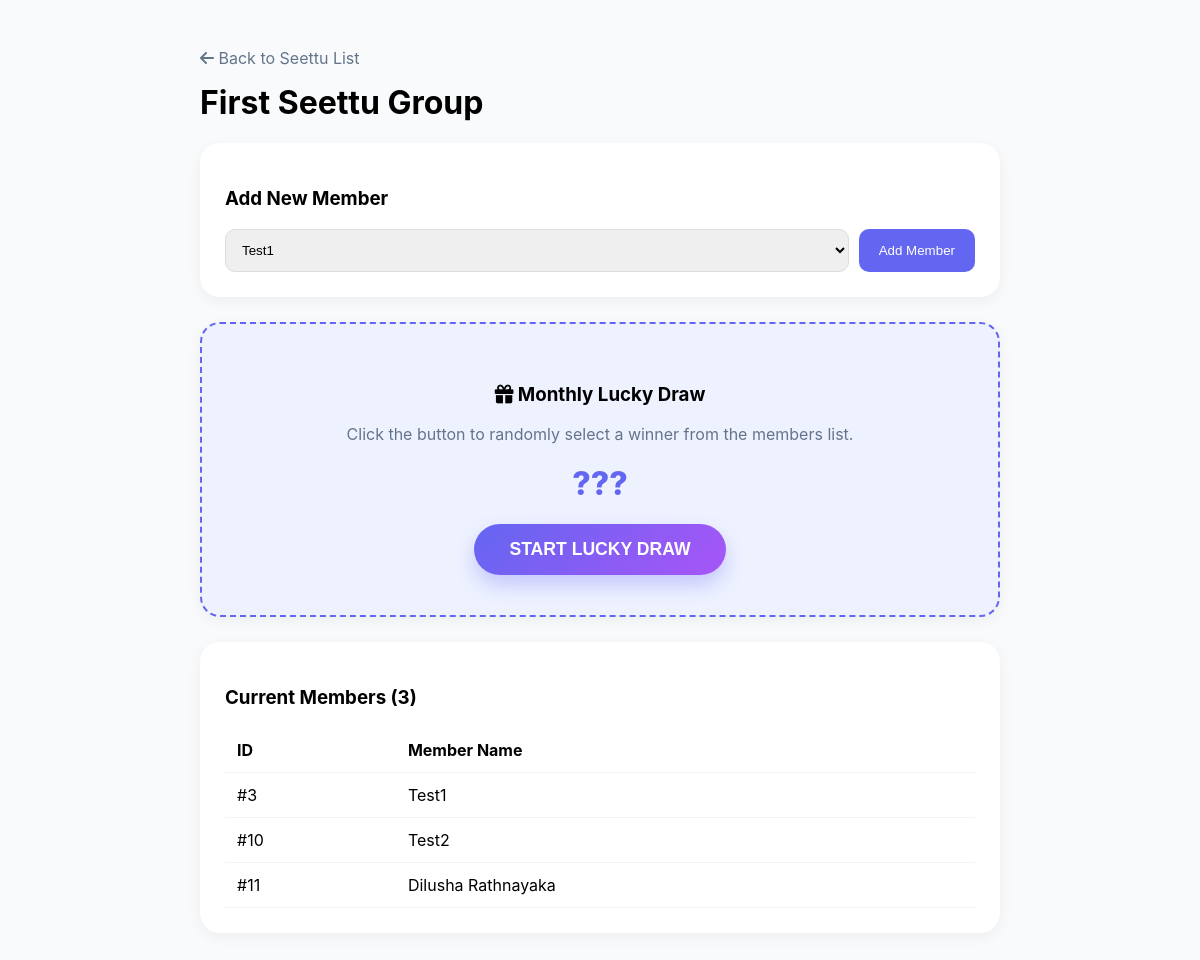
Page /view_seettu_members.php?id=7 on the committed database.
### tables this page shows
CREATE TABLE `factory_seettu` (
  `id` int NOT NULL,
  `user_id` int DEFAULT NULL,
  `group_name` varchar(100) NOT NULL,
  `monthly_amount` decimal(10,2) NOT NULL,
  `total_members` int DEFAULT '0',
  `completed_months` int DEFAULT '0',
  `payout_month` int DEFAULT NULL,
  `start_date` date NOT NULL,
  `status` enum('Active','Completed') DEFAULT 'Active',
  `total_months` int NOT NULL DEFAULT '10'
);

CREATE TABLE `users` (
  `user_id` int NOT NULL,
  `full_name` varchar(100) NOT NULL,
  `email` varchar(150) NOT NULL,
  `nic` varchar(12) NOT NULL,
  `phone` varchar(15) DEFAULT NULL,
  `factory` varchar(100) DEFAULT NULL,
  `department` varchar(100) DEFAULT NULL,
  `role` enum('admin','supervisor','user') DEFAULT 'user',
  `lang` enum('en','si','ta') DEFAULT 'en',
  `password_hash` varchar(255) NOT NULL,
  `created_at` timestamp NULL DEFAULT CURRENT_TIMESTAMP,
  `profile_pic` varchar(255) DEFAULT 'default_avatar.png'
);

### view_seettu_members.php (the view, shortened to what this page needs)
<?php
require_once 'config.php';
$seettu_id = mysqli_real_escape_string($conn, $_GET['id']);
$seettu_res = mysqli_query($conn, "SELECT * FROM factory_seettu WHERE id = '$seettu_id'");
$seettu = mysqli_fetch_assoc($seettu_res);
$members_res = mysqli_query($conn, "SELECT u.user_id, u.full_name FROM seettu_members sm
                                    JOIN users u ON sm.user_id = u.user_id WHERE sm.seettu_id = '$seettu_id'");
$members_array = [];
while($m = mysqli_fetch_assoc($members_res)) {
    $members_array[] = $m;
}
?>
<!DOCTYPE html>
<html lang="en">
<head>
    <link rel="stylesheet" href="https://cdnjs.cloudflare.com/ajax/libs/font-awesome/6.4.0/css/all.min.css">
</head>
<body>
<div style="max-width: 800px; margin: 0 auto;">
    <a href="factory_seettu.php" style="text-decoration:none; color:#64748b;"><i class="fas fa-arrow-left"></i> Back to Seettu List</a>
    <h1 style="margin-top:15px;"><?php echo $seettu['group_name']; ?></h1>
    <div class="card">
        <h3>Add New Member</h3>
        <form method="POST" style="display:flex; gap:10px; margin-top:15px;">
            <select name="user_id" style="flex:1; padding:12px; border-radius:10px; border:1px solid #ddd;">
                <?php
                $u_list = mysqli_query($conn, "SELECT user_id, full_name FROM users");
                while($u = mysqli_fetch_assoc($u_list)) echo "<option value='{$u['user_id']}'>{$u['full_name']}</option>";
                ?>
            </select>
            <button type="submit" name="add_member" class="btn-save" style="background:var(--primary);">Add Member</button>
        </form>
    </div>
    <div class="card lucky-box">
        <h3><i class="fas fa-gift"></i> Monthly Lucky Draw</h3>
        <p style="color:#64748b;">Click the button to randomly select a winner from the members list.</p>
        <div id="winner-display">???</div>
        <button type="button" onclick="startLuckyDraw()" class="btn-draw">START LUCKY DRAW</button>
    </div>
    <div class="card">
        <h3>Current Members (<?php echo count($members_array); ?>)</h3>
        <table>
            <thead><tr><th>ID</th><th>Member Name</th></tr></thead>
            <tbody>
                <?php foreach($members_array as $m): ?>
                <tr><td>#<?php echo $m['user_id']; ?></td><td><?php echo $m['full_name']; ?></td></tr>
                <?php endforeach; ?>
            </tbody>
        </table>
    </div>
</div>
</body>
</html>

### view_seettu_members.php (style rules this page uses)
:root { --primary: #6366f1; --accent: #10b981; --bg: #f8fafc; }
body { font-family: 'Inter', sans-serif; background: var(--bg); padding: 40px; }
.card { background: white; padding: 25px; border-radius: 20px; box-shadow: 0 4px 15px rgba(0,0,0,0.05); margin-bottom: 25px; }
.lucky-box { text-align: center; padding: 40px; border: 2px dashed var(--primary); border-radius: 20px; background: #eef2ff; }
#winner-display { font-size: 2rem; font-weight: 800; color: var(--primary); margin: 20px 0; min-height: 40px; }
.btn-draw { background: linear-gradient(135deg, #6366f1, #a855f7); color: white; border: none; padding: 15px 35px; border-radius: 50px; font-weight: 700; cursor: pointer; font-size: 1.1rem; box-shadow: 0 10px 20px rgba(99, 102, 241, 0.3); }
.btn-save { background: var(--accent); color: white; border: none; padding: 10px 20px; border-radius: 10px; cursor: pointer; }
table { width: 100%; border-collapse: collapse; margin-top: 15px; }
th, td { text-align: left; padding: 12px; border-bottom: 1px solid #f1f5f9; }

### rows in the picture
factory_seettu: group_name "First Seettu Group"
users: user_id "3", full_name "Test1"
users: user_id "10", full_name "Test2"
users: user_id "11", full_name "Dilusha Rathnayaka"

### other values in the picture
count($members_array) "3"
form field user_id "Test1"
